Frame 1 (no input): blank canvas, image omitted
Frame 60 (the mouse pressed at the canvas centre just before this capture): blank canvas, image omitted
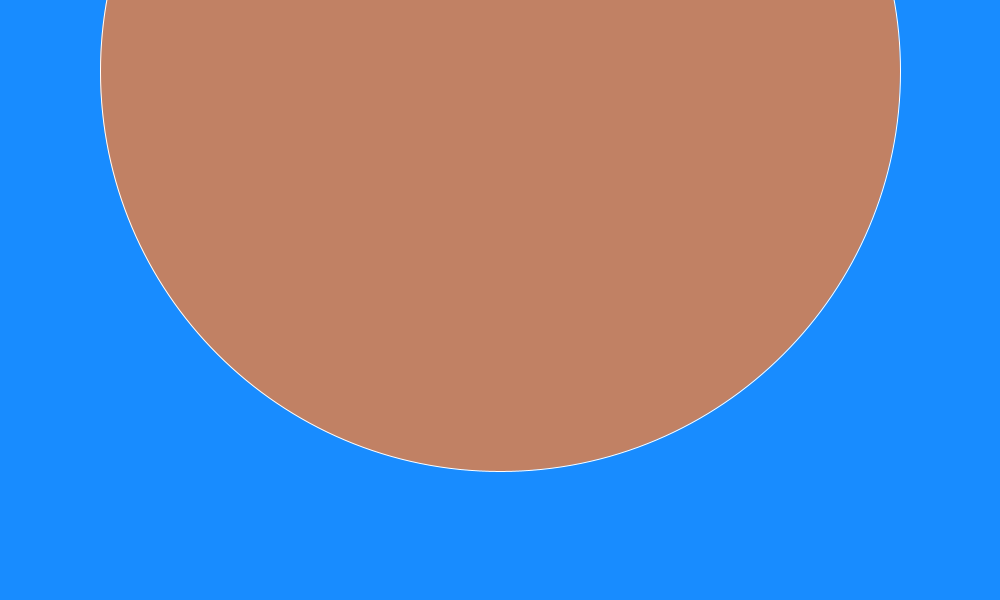
Frame 120 (the mouse held since frame 60 and released just before this capture)

The Processing sketch whose frames 1 and 60 were blank and that drew this single picture after the mouse press (run headless with seeded random() and noise(); from frame 60 on, the mouse is pressed at the canvas centre):

// Processing sketch: processing_118080
// ── processing_118080.pde

// bubbles 
// Behnood Eghbali Tue.Oct 29.2013 12:54am 
void setup()
{
  size(1000, 600);
  background(24,140,255);
  smooth();
}
void draw() 
{
  variableEllipse(mouseX, mouseY, pmouseX, pmouseY);
  
}
void variableEllipse(int x, int y, int px, int py) 
{
  float speed = abs(x-px) + abs(y-py);
  fill(random(y),random(x), 100, random(mouseY));
  stroke(speed);
  ellipse(x, random(y), speed, speed);
}
